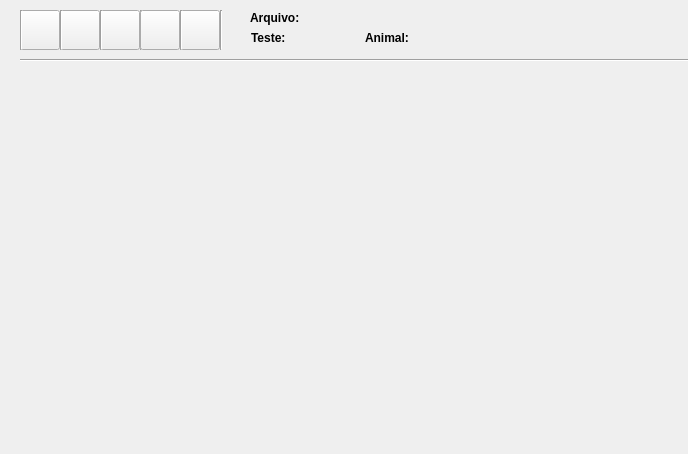
<?xml version="1.0" encoding="UTF-8"?>
<ui version="4.0">
 <class>controlpainel</class>
 <widget class="QWidget" name="controlpainel">
  <property name="geometry">
   <rect>
    <x>0</x>
    <y>0</y>
    <width>688</width>
    <height>454</height>
   </rect>
  </property>
  <property name="windowTitle">
   <string>Rattrack</string>
  </property>
  <widget class="QLabel" name="lbTela">
   <property name="geometry">
    <rect>
     <x>90</x>
     <y>110</y>
     <width>491</width>
     <height>381</height>
    </rect>
   </property>
   <property name="text">
    <string/>
   </property>
  </widget>
  <widget class="QPushButton" name="btPlay">
   <property name="geometry">
    <rect>
     <x>20</x>
     <y>10</y>
     <width>40</width>
     <height>40</height>
    </rect>
   </property>
   <property name="sizePolicy">
    <sizepolicy hsizetype="Minimum" vsizetype="Fixed">
     <horstretch>0</horstretch>
     <verstretch>0</verstretch>
    </sizepolicy>
   </property>
   <property name="text">
    <string/>
   </property>
   <property name="icon">
    <iconset resource="icons.qrc">
     <normaloff>:/new/prefix1/pause.png</normaloff>:/new/prefix1/pause.png</iconset>
   </property>
  </widget>
  <widget class="QPushButton" name="btReset">
   <property name="geometry">
    <rect>
     <x>60</x>
     <y>10</y>
     <width>40</width>
     <height>40</height>
    </rect>
   </property>
   <property name="text">
    <string/>
   </property>
   <property name="icon">
    <iconset resource="icons.qrc">
     <normaloff>:/new/prefix1/reset.png</normaloff>:/new/prefix1/reset.png</iconset>
   </property>
  </widget>
  <widget class="QPushButton" name="btSair">
   <property name="geometry">
    <rect>
     <x>180</x>
     <y>10</y>
     <width>40</width>
     <height>40</height>
    </rect>
   </property>
   <property name="text">
    <string/>
   </property>
   <property name="icon">
    <iconset resource="icons.qrc">
     <normaloff>:/new/prefix1/sair.png</normaloff>:/new/prefix1/sair.png</iconset>
   </property>
  </widget>
  <widget class="QPushButton" name="btConfig">
   <property name="geometry">
    <rect>
     <x>100</x>
     <y>10</y>
     <width>40</width>
     <height>40</height>
    </rect>
   </property>
   <property name="text">
    <string/>
   </property>
   <property name="icon">
    <iconset resource="icons.qrc">
     <normaloff>:/new/prefix1/config.png</normaloff>:/new/prefix1/config.png</iconset>
   </property>
  </widget>
  <widget class="Line" name="line">
   <property name="windowModality">
    <enum>Qt::WindowModal</enum>
   </property>
   <property name="geometry">
    <rect>
     <x>20</x>
     <y>50</y>
     <width>1250</width>
     <height>20</height>
    </rect>
   </property>
   <property name="sizePolicy">
    <sizepolicy hsizetype="Maximum" vsizetype="Fixed">
     <horstretch>0</horstretch>
     <verstretch>0</verstretch>
    </sizepolicy>
   </property>
   <property name="orientation">
    <enum>Qt::Horizontal</enum>
   </property>
  </widget>
  <widget class="Line" name="line_2">
   <property name="geometry">
    <rect>
     <x>60</x>
     <y>10</y>
     <width>3</width>
     <height>40</height>
    </rect>
   </property>
   <property name="orientation">
    <enum>Qt::Vertical</enum>
   </property>
  </widget>
  <widget class="Line" name="line_3">
   <property name="geometry">
    <rect>
     <x>100</x>
     <y>10</y>
     <width>3</width>
     <height>40</height>
    </rect>
   </property>
   <property name="orientation">
    <enum>Qt::Vertical</enum>
   </property>
  </widget>
  <widget class="Line" name="line_4">
   <property name="geometry">
    <rect>
     <x>140</x>
     <y>10</y>
     <width>3</width>
     <height>40</height>
    </rect>
   </property>
   <property name="orientation">
    <enum>Qt::Vertical</enum>
   </property>
  </widget>
  <widget class="Line" name="line_5">
   <property name="geometry">
    <rect>
     <x>180</x>
     <y>10</y>
     <width>3</width>
     <height>40</height>
    </rect>
   </property>
   <property name="orientation">
    <enum>Qt::Vertical</enum>
   </property>
  </widget>
  <widget class="Line" name="line_6">
   <property name="geometry">
    <rect>
     <x>20</x>
     <y>10</y>
     <width>3</width>
     <height>40</height>
    </rect>
   </property>
   <property name="orientation">
    <enum>Qt::Vertical</enum>
   </property>
  </widget>
  <widget class="QLabel" name="label">
   <property name="geometry">
    <rect>
     <x>250</x>
     <y>10</y>
     <width>59</width>
     <height>16</height>
    </rect>
   </property>
   <property name="text">
    <string>&lt;html&gt;&lt;head/&gt;&lt;body&gt;&lt;p&gt;&lt;span style=&quot; font-weight:600;&quot;&gt;Arquivo:&lt;/span&gt;&lt;/p&gt;&lt;/body&gt;&lt;/html&gt;</string>
   </property>
  </widget>
  <widget class="QLabel" name="label_2">
   <property name="geometry">
    <rect>
     <x>365</x>
     <y>30</y>
     <width>52</width>
     <height>16</height>
    </rect>
   </property>
   <property name="text">
    <string>&lt;html&gt;&lt;head/&gt;&lt;body&gt;&lt;p&gt;&lt;span style=&quot; font-weight:600;&quot;&gt;Animal:&lt;/span&gt;&lt;/p&gt;&lt;/body&gt;&lt;/html&gt;</string>
   </property>
  </widget>
  <widget class="QLabel" name="lbFile">
   <property name="geometry">
    <rect>
     <x>320</x>
     <y>10</y>
     <width>691</width>
     <height>16</height>
    </rect>
   </property>
   <property name="text">
    <string/>
   </property>
  </widget>
  <widget class="QLabel" name="lbNome">
   <property name="geometry">
    <rect>
     <x>423</x>
     <y>30</y>
     <width>281</width>
     <height>16</height>
    </rect>
   </property>
   <property name="text">
    <string/>
   </property>
  </widget>
  <widget class="QLabel" name="label_3">
   <property name="geometry">
    <rect>
     <x>251</x>
     <y>30</y>
     <width>43</width>
     <height>16</height>
    </rect>
   </property>
   <property name="text">
    <string>&lt;html&gt;&lt;head/&gt;&lt;body&gt;&lt;p&gt;&lt;span style=&quot; font-weight:600;&quot;&gt;Teste:&lt;/span&gt;&lt;/p&gt;&lt;/body&gt;&lt;/html&gt;</string>
   </property>
  </widget>
  <widget class="QLabel" name="lbTeste">
   <property name="geometry">
    <rect>
     <x>300</x>
     <y>30</y>
     <width>59</width>
     <height>16</height>
    </rect>
   </property>
   <property name="text">
    <string/>
   </property>
  </widget>
  <widget class="QPushButton" name="btSave">
   <property name="geometry">
    <rect>
     <x>140</x>
     <y>10</y>
     <width>40</width>
     <height>40</height>
    </rect>
   </property>
   <property name="text">
    <string/>
   </property>
   <property name="icon">
    <iconset resource="icons.qrc">
     <normaloff>:/new/prefix1/save.png</normaloff>:/new/prefix1/save.png</iconset>
   </property>
  </widget>
  <widget class="Line" name="line_7">
   <property name="geometry">
    <rect>
     <x>220</x>
     <y>10</y>
     <width>3</width>
     <height>40</height>
    </rect>
   </property>
   <property name="orientation">
    <enum>Qt::Vertical</enum>
   </property>
  </widget>
 </widget>
 <resources>
  <include location="icons.qrc"/>
 </resources>
 <connections/>
</ui>
